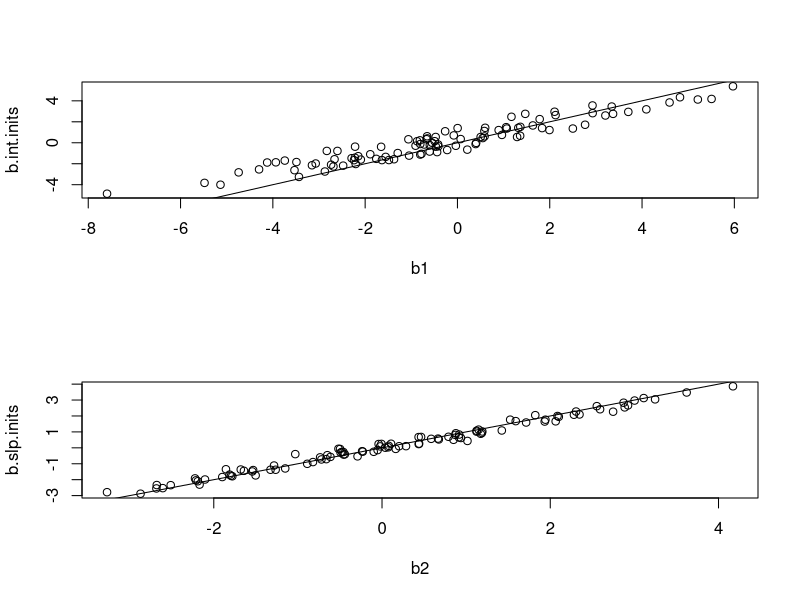

Write the R code that produced this figure. (Note: this script raises an error after producing the figure.)
#' #########
#' Bernhardt2D.R
#' Extending bernhardt-explore to model on random intercept and slope.
#' #########

rm(list=ls())
library(lme4)

SigmaGen <- function(int.sd, slp.sd){
  Sigma <- matrix(
    c(int.sd * int.sd, int.sd * slp.sd,
      slp.sd * int.sd, slp.sd * slp.sd),
    2, 2, byrow = T)
  rho <-  matrix(c(1,0.2,0.2,1), 2, 2, byrow = T)
  
  Sigma * rho
}

simlong <- function(num_subj = 250, num_times = 5, 
                    beta = c(40, -10, 1.5), sigma.0 = 1.5, Sigma){
  
  N <- num_subj * num_times
  if(!"matrix" %in% class(beta)){
    beta <- matrix(beta, ncol = 1)
  }
  # Covariates 
  x1 <- rbinom(num_subj, 1, 0.5)
  x2 <- floor(runif(num_subj, 50, 75))
  X <- model.matrix(~rep(x1, each = num_times)+rep(x2, each = num_times))
  # Set up time 
  max.time <- num_times - 1
  t <- 0:max.time
  # Random effects and error term
  U <- MASS::mvrnorm(num_subj, c(0, 0), Sigma = Sigma)
  u1 <- U[,1]; u2 <- U[,2]
  # Epsilon term
  eps <- rnorm(N, 0, sigma.0)
  
  Y <- X %*% beta + rep(u1, each = num_times) + rep(t, num_subj) * rep(u2, each = num_times) + eps
  
  long.data <- data.frame(id = rep(1:num_subj, each = num_times),
                          time = rep(t, num_subj),
                          x1 = rep(x1, each = num_times),
                          x2 = rep(x2, each = num_times),
                          Y = Y)
  # Actual fit using lme4::lmer
  actual.fit <- lmer(Y ~ x1 + x2 + (1 + time|id), data = long.data, REML = F)
  Z <- as.matrix(getME(actual.fit, "Z"))
  return(
    list(X = X, Y = Y, Z = Z, long.data = long.data, lmer.fit = actual.fit)
  )
}

# Initial conditions from the simulated data
x <- simlong(100,5, Sigma = SigmaGen(2.5, 1.5))
dat <- x$long.data
beta <- lm(Y~x1+x2,dat)$coef
b.int.inits <- ranef(x$lmer.fit)$id$`(Intercept)`
b.slp.inits <- ranef(x$lmer.fit)$id$`time`
b.inits <- cbind(b.int.inits, b.slp.inits)
var.e <- 1.5
D <- SigmaGen(2.5,1.5)


# Setting out useful functions --------------------------------------------
getV <- function(D, Z, var.0, ni) Z %*% D %*% t(Z) + c(var.0) * diag(ni) # ni = nrow(getZ(dat, idx))

getResid <- function(data=dat, idx, beta){
  i.dat <- subset(data, id == idx)
  Xi <- model.matrix(~i.dat$x1 + i.dat$x2)
  Yi <- i.dat$Y
  Yi - Xi %*% beta
}

getX <- function(data = dat, idx){
  i.dat <- subset(data, id == idx)
  model.matrix(~i.dat$x1 + i.dat$x2)
}

getY <- function(data = dat, idx){
  i.dat <- subset(data, id == idx)
  matrix(i.dat$Y, nc = 1)
}

getZ <- function(data, idx){
  i.dat <- subset(data, id == idx)
  cbind(1, i.dat$time)
}

tr <- function(x) sum(diag(x))

ll <- function(X, Y, Z, beta, var.0, D, ni){ 
  V <- getV(D, Z, var.0, ni) 
  V.sqrt <- chol(V)
  detV <- sum(log(diag(V.sqrt))) * 2
  # X, beta and residuals
  Xb <- X %*% beta
  resid <- Y - Xb
  temp <- sum(forwardsolve(l = t(V.sqrt), x = resid) ^ 2)
  return(
    -0.5*length(Y)*log(2*pi) -0.5 * temp - 0.5 * detV
  )
}

# Dummy turn
Z1 <- getZ(dat, 1); X1 <- getX(dat, 1); Y1 <- getY(dat ,1)

# Maximisation function and its wrapper
# Random intercept and slope - 

b.ll <- function(b.hat, Y, X, Z, n, D, var.e, beta){
  V <- getV(D, Z, var.e, n)
  bi <- matrix(c(b.hat[1], b.hat[2]), nc = 1)
  -n/2 * log(2 * pi) - n/2 * log(det(V)) - 1/2 * 
    t(Y - X %*% beta - Z %*% bi) %*% solve(V) %*% (Y - X %*% beta - Z %*% bi)
}

getd2 = function(Z, D, var.e){ # Calculate 2nd derivative of f(y|..., theta)
  ni <- nrow(Z)
  V <- solve(getV(D, Z, var.e, ni))
  -(0.5 * t(Z) %*% V %*% Z + 0.5 * t(V %*% Z) %*% Z)
}

optim.b <- function(b0, Y, X, Z, n, D, var.e, beta){
  op <- optim(b0, b.ll, NULL, Y, X, Z, n, D, var.e, beta, 
              control = list(fnscale = -1),
              method = "L-BFG",
              lower = c(-Inf,-Inf),
              upper = c(Inf, Inf))
  op
}

b1 <- b2 <- c() # This looks quite promising!
for(i in 1:100){
  Yi <- getY(dat, i); Xi <- getX(dat, i); Zi <- getZ(dat, i)
  ni <- nrow(Zi)
  op <- optim.b(c(0,0), Yi, Xi, Zi, ni, D, var.e, beta)
  b1[i] <- op$par[1]; b2[i] <- op$par[2]
}
# Quick plot to show how iteration zero shapes b
par(mfrow=c(2,1))
plot(b1, b.int.inits); lines(-10:10,-10:10) 
plot(b2, b.slp.inits); lines(-10:10,-10:10) 
par(mfrow=c(1,1))

getd1 <- function(X,Y,Z,D,var.e,beta,ni,b.hat){
  V <- solve(getV(D, Z, var.e, ni))
  temp <- Y - X%*% beta - Z %*% b.hat
  0.5 * t(Z) %*% V %*% temp + 0.5 * t(Z) %*% t(V) %*% temp
}

test <- list()
for(i in 1:100){
  print(i)
  Xi <- getX(dat, i); Yi <- getY(dat, i); Zi <- getZ(dat, i)
  ni <-  nrow(Zi)
  
  sigmai = solve(tcrossprod(getd1(Xi,Yi,Zi,D,var.e,beta,ni,b.hat[,i])))
  test[[i]] <- sigmai + tcrossprod(b.hat[,i] - B.mn)
}


em.bern <- function(data,
                    beta.init, var.0.init, 
                    D.init = NULL, b.init = NULL,
                    tol = 1e-3, maxiter = 200,
                    logLik = T){
  
  diff <- 100; iter <- 0
  
  # Data-specific
  uids <- unique(data$id)
  n <- length(uids)
  
  # Sort parameter estimates out and intialise the parameter vector
  beta <- beta.init;
  if(!"matrix"%in%class(beta)){
    beta <- matrix(beta, nc = 1)
  }
  
  var.0 <- var.0.init; 
  # Initial D-matrix
  if(is.null(D.init)) D <- diag(2) else D <- D.init
  if(!isSymmetric(D) | dim(D)[1] != dim(D)[2]) stop("D must be symmetric square matrix")
  
  if(is.null(b.init)) b0 <- matrix(rep(0, n * 2), nr = 2) else b0 <- b.init
  
  B <- rowMeans(b0)
  
  params <- c(t(beta), var.0, as.vector(B), as.vector(D))
  
  # Begin while loop
  t0 <- proc.time()[3]
  while(diff > tol & iter <= maxiter){
    # E-step ----
    b1 <- b2 <- c()
    for(i in uids){
      Yi <- getY(data, i); Xi <- getX(data, i); Zi <- getZ(data, i)
      ni <- nrow(Zi)
      op <- optim.b(b0[,i], Yi, Xi, Zi, ni, D, var.0, beta)
      b1[i] <- op$par[1]; b2[i] <- op$par[2]
    }
    b.hat <- rbind(b1, b2)
    
    # Rest of E-step, calculating E[eiei^T] 
    e <- nis <- c()
    for(i in uids){
      Zi <- getZ(data, i); ni <- nrow(Zi)
      V <- solve(getV(D, Zi ,var.0, ni))
      residi <- getResid(data, i, beta)
      
      e[i] <- tr(
        c(var.0)^2 * V %*% tcrossprod(residi) %*% V + c(var.0) * (diag(ni) - c(var.0) * V)
      )
      nis[i] <- ni
    }
    # M step ----
    
    # CM step 1
    # Updates for B and D
    B.new <- rowMeans(b.hat)
    
    D.store <- list()
    for(i in uids){
      Zi <- getZ(data, i); ni <- nrow(Zi)
      sigmai <- solve(-1 * getd2(Zi, D, var.0))
      # D.store[[i]] <- sigmai + tcrossprod(b.hat[,i] - B.new)
      D.store[[i]] <- tcrossprod(b.hat[,i]-B.new)
    }
    D.new <- Reduce('+', D.store)/n ; 
    var.0.new <- sum(e)/sum(nis);
    
    # CM step 2
    beta.p1 <- beta.p2 <- list()
    for(i in uids){
      Zi <- getZ(data, i); ni <- nrow(Zi)
      Yi <- getY(data, i); Xi <- getX(data, i);
      V <- solve(getV(D.new, Zi, var.0.new, ni))
      beta.p1[[i]] <- t(Xi) %*% V %*% Xi
      beta.p2[[i]] <- t(Xi) %*% V %*% Yi
    }
    
    beta.new <- solve(Reduce('+', beta.p1)) %*% Reduce('+', beta.p2)
    # Collecting parameters and finding max absolute difference
    params.new <- c(t(beta.new), var.0.new, B.new, as.vector(D.new))
    diffs <- abs(params-params.new)
    diff <- max(diffs)
    
    print(rbind(params,params.new))
    message("Iteration ", iter, " max difference: ", diff)
    
    # Set next parameter values
    beta <- beta.new
    var.0 <- var.0.new
    D <- D.new
    B <- B.new
    b0 <- b.hat
    params <- params.new
    
    iter <- iter + 1
    
  }
  t1 <- proc.time()[3]
  message("EM Complete after ", iter, " iterations, this took ", round(t1-t0, 2), " seconds.")
  
  message("\nStarting post-hoc calculations of REs")
  REs <- matrix(NA, nc = 2, nr = n)
  for(i in uids){
    Zi <- getZ(data, i); ni <- nrow(Zi)
    V <- solve(getV(D, Zi, var.0, ni))
    residi <- getResid(data, i, beta)
    REs[i,] <- t(Zi %*% D) %*% V %*% residi
  }
  message("done")
  
  if(logLik){
    message("\nCalculating log-likelihood at final parameter values\n")
    ll.temp <- c()
    for(i in uids){
      Zi <- getZ(data, i); ni <- nrow(Zi)
      Yi <- getY(data, i)
      Xi <- getX(data, i)
      ll.temp[i] <-  ll(Xi, Yi, Zi, beta, var.0, D, ni)
    }
    message("Log-likelihood calculated")
  }
  
  rtn <- list(
    beta = beta, var.0 = var.0, D = D, B = B, last.b = b.hat,
    REs = REs, iter = iter, time=t1-t0
  )
  if(logLik) rtn <- c(rtn, logLik = sum(ll.temp))
  
  rtn
}

# Do some comparison with lmer...
test <- em.bern(data = dat,
                beta.init = beta, 
                var.0.init = 1, D.init = NULL, 
                b.init = matrix(c(b.int.inits, b.slp.inits), nr = 2), tol = 1e-3)


par(mfrow=c(2,1))
plot(test$REs[, 1], ranef(x$lmer.fit)$id$`(Intercept)`); 
lines(-10:10,-10:10) # This is probably expected
plot(test$REs[, 2], ranef(x$lmer.fit)$id$time); lines(-10:10, -10:10)
par(mfrow=c(1,1))
sqrt(test$var.0) # target: 1.5
sqrt(as.vector(diag(test$D))) # Target: 2.5, 1.5
summary(x$lmer.fit)$logLik; test$logLik # Broadly good agreement.



